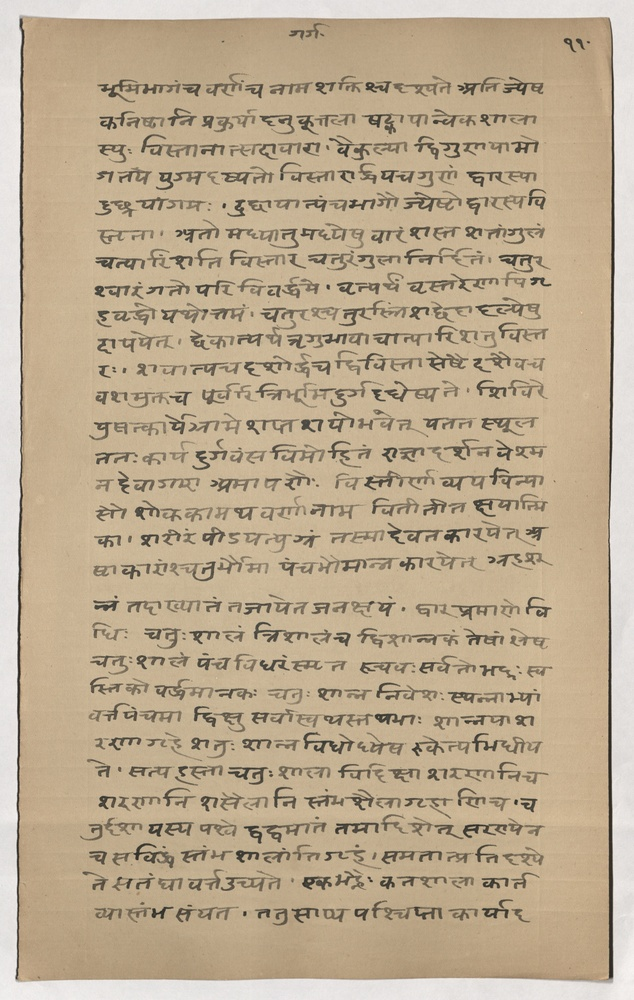
#> input picture Devnagri/Style1/image.jpg, 634 x 1000 px, shrunk from 2636 x 4161 before the run; the run also reads 1 picture not shown here
$ jupyter execute --allow-errors 'Image Work.ipynb'   (shell and % lines are left out)   (older library calls are emulated)
#> lines starting #> are read from the running program, lines starting #| are printed output that depends on the picture
[cell 1]
import numpy as np
import matplotlib
import matplotlib.mlab as mlab
import matplotlib.pyplot as plt
import statistics
import cv2
import os
import scipy.signal as ss
import skimage
from skimage.filters import (threshold_otsu, threshold_niblack, threshold_sauvola)

[cell 2]
debug = 0
def showimage(image, name='image_'):
    if (debug==1):
        cv2.namedWindow(name)
        cv2.imshow(name, image)
        cv2.waitKey(0)
        cv2.destroyAllWindows()

    cv2.imwrite(name+'.jpg', image)
    return

def PreProcessImage(image):

    ## TODO searchwindow size based on image size
    ## Step 0 Non local means denoising
    print ("Here")
    image = cv2.fastNlMeansDenoisingColored(image,None,h=7,hColor=7,templateWindowSize=7,searchWindowSize=35)
    print ("Done")
    showimage(image, 'nlmeans-0')


    ##canonical1 Contours 502, good rects 490, compound rects 12, discarded rects 0, chars 427, dropped chars 3
    ##           Contours 504, good rects 493, compound rects 11, discarded rects 0, chars 428, dropped chars 3

    ##canonical2 Contours 668, good rects 664, compound rects 4, discarded rects 0, chars 562, dropped chars 6
    ##           Contours 625, good rects 623, compound rects 2, discarded rects 0, chars 556, dropped chars 5
    ##           Contours 786, good rects 784, compound rects 1, discarded rects 1, chars 571, dropped chars 1
    ##           Contours 661, good rects 659, compound rects 2, discarded rects 0, chars 567, dropped chars 3

    ##canonical3 Contours 471, good rects 463, compound rects 8, discarded rects 0, chars 406, dropped chars 2
    ##           Contours 474, good rects 466, compound rects 8, discarded rects 0, chars 406, dropped chars 2

    ##devnagri/style1 Contours 655, good rects 653, compound rects 0, discarded rects 2, chars 499, dropped chars 1
    ##                Contours 733, good rects 733, compound rects 0, discarded rects 0, chars 515, dropped chars 0
    ##                Contours 671, good rects 671, compound rects 0, discarded rects 0, chars 503, dropped chars 1
    ##                Contours 669, good rects 667, compound rects 0, discarded rects 2, chars 504, dropped chars 1

    ##tough1 Contours 721, good rects 682, compound rects 34, discarded rects 5, chars 449, dropped chars 22
    ##       Contours 729, good rects 696, compound rects 32, discarded rects 1, chars 514, dropped chars 22
    ##       Contours 687, good rects 648, compound rects 35, discarded rects 4, chars 466, dropped chars 27
    ##       Contours 670, good rects 638, compound rects 30, discarded rects 2, chars 511, dropped chars 23
    ##       Contours 721, good rects 689, compound rects 30, discarded rects 2, chars 513, dropped chars 22
    ##       Contours 721, good rects 689, compound rects 30, discarded rects 2, chars 513, dropped chars 22
    ##       Contours 667, good rects 629, compound rects 36, discarded rects 2, chars 450, dropped chars 45
    ##       Contours 667, good rects 629, compound rects 36, discarded rects 2, chars 454, dropped chars 36


    ##1238 Contours 793, good rects 788, compound rects 3, discarded rects 2, chars 631, dropped chars 8

    ##1239 Contours 858, good rects 853, compound rects 5, discarded rects 0, chars 658, dropped chars 21

    ##1240 Contours 826, good rects 816, compound rects 8, discarded rects 2, chars 663, dropped chars 11

    ## Step 1 bilateral with conservative params, but multiple times
    for i in range(100):
        image = cv2.bilateralFilter(image,2,10,10)
    showimage(image, 'bilateral-1')

    ## Step 2 median blur with conservative params
    image = cv2.medianBlur(image,3)
    showimage(image,'medianblurred-2')

    ## Step 3 convert to grey scale
    image = cv2.cvtColor(image, cv2.COLOR_BGR2GRAY)
    showimage(image, 'grayimage-3')

    return image

def ThresholdWithOTSU(image):
    thirdH = int(image.shape[0]/3)
    thirdW = int(image.shape[1]/3)
    roi = image[thirdH:2*thirdH, thirdW:2*thirdW]

    histr = cv2.calcHist([image],[0],None,[256],[0,256])
    plt.plot(histr)
    plt.show()

    histr = cv2.calcHist([roi],[0],None,[256],[0,256])
    plt.plot(histr)
    plt.show()

    img2 = image.copy()
    ot, roit = cv2.threshold(roi, 0, 255, cv2.THRESH_OTSU)
    _, ti = cv2.threshold(img2, ot, 255, cv2.THRESH_BINARY_INV)
    showimage(ti, 'raw-otsu')
    contours, _ = cv2.findContours(ti,cv2.RETR_LIST,cv2.CHAIN_APPROX_NONE)
    mask = np.ones(image.shape[:2], dtype="uint8") * 255

    mask_remove = cv2.imread('image.jpg', cv2.IMREAD_ANYCOLOR)
    mask_retain = cv2.imread('image.jpg', cv2.IMREAD_ANYCOLOR)

    # loop over the contours
    for c in contours:
        # if the contour is bad, draw it on the mask
        if is_good_contour_for_line_segmentation(c, ti)==True:
            r = cv2.boundingRect(c)
            cv2.rectangle(mask, (r[0],r[1]), (r[0]+r[2],r[1]+r[3]), color=0, thickness=-1)
            cv2.drawContours(mask_retain, [c], 0, color=(0,255,0), thickness=1)
        else:
            #r = cv2.boundingRect(c)
            cv2.drawContours(mask_remove, [c], 0, color=(0,0,255), thickness=-1)

    showimage(mask_retain, 'retaining-this')
    showimage(mask_remove, 'removing-this')

    # remove the contours from the image and show the resulting images
    showimage(255-mask,'contour-removal-mask')
    ## AARGH! someone please simplify this! X is the correct form, it has already been inverted so text is white.
    x = cv2.bitwise_and(ti,ti, mask=255-mask)
    return x

def is_good_contour_for_line_segmentation(c, image):
    ## boundingRect is x,y,w,h. Note w>4h and 5px limit is a postprocessing condition too.
    ## minRect is ( center (x,y), (width, height), angle of rotation ) w=r[1][0], h=r[1][1]
    mask = np.zeros(image.shape,np.uint8)
    cv2.drawContours(mask,[c],0,255,-1)
    avg_intensity = cv2.mean(image, mask=mask)

    ## TODO this removes straight lines like "1" in 1049
    r = cv2.minAreaRect(c)
    if (r[1][0]<=5 or r[1][1]<=5 or (r[1][0]<=10 and r[1][0]>4*r[1][1])):
        #print('reporting bad contour rect, intensity', r, avg_intensity)
        return False

    ## remove large contours only if intensity is high i.e. no risk of text within
    if (r[1][1]>img.shape[0]/2 or r[1][0]>img.shape[1]/2):
        print('reporting large contour', r, avg_intensity)
        if (avg_intensity[0]>250): # grayscale only first component is populated
            print('reporting large bad contour rect', r, avg_intensity)
            return False

    return True

# [33 lines left out: function ThresholdSauvola, not called in this run]

## Analyse intensity histogram of gray scale image. Ideally it should be bimodal. Examine the top two peaks, if we
## have narrow well separated peaks that indicates good contrast. A broad peak that spans many intensity values
## indicates spread and low contrast
def IsLowContrast(image):
    hist = cv2.calcHist([image],[0],None,[256],[0,256])
    hist = hist/img.size

    x = np.reshape(hist, len(hist))
    window_size = 21
    hist_s = ss.savgol_filter(x, window_size, 5)
    maxval = np.max(hist_s)
    peaks, info = ss.find_peaks(hist_s, prominence=maxval/10, width=5)
    widths = np.sort(info['widths'])

    ## !!width is sensitive to window size. If window size is too high the graph will have wide curves and
    ## bad approximation
    ## with current params width of good peaks seems to be about 10-20 range and spread peaks > 30.
    ## we expect bimodal distribution. Check if top two widths exceed 30
    if (len(widths)>=2):
        if (widths[-1]>30 or widths[-2]>30):
            return True

    return False

def getlinewidth(lp):
    ## multiple ways to calculate avg line width. Can take median of h values. Or if variance is high,
    ## can take diff of line positions in that vicinity which will be more accurate?
    lpdiff = np.diff(lp)
    return int(np.sum(lpdiff)/len(lpdiff))

def findpeaks(image, dist, horizontal_profile=True):
    if (horizontal_profile):
        intensity_hist = cv2.reduce(image, 1, cv2.REDUCE_SUM, dtype=cv2.CV_32S)
    else:
        intensity_hist = cv2.reduce(image, 0, cv2.REDUCE_SUM, dtype=cv2.CV_32S).T

    ## smoothen the intensity histogram using savgol to avoid noise
    x = np.reshape(intensity_hist, len(intensity_hist))
    window_size = 5
    if (horizontal_profile):
        window_size = int(image.shape[0]/22)  ## magic num!
    else:
        window_size = int(image.shape[1]/22)  ## magic num!
    if (window_size%2 == 0):
        window_size = window_size+1
    intensity_hist_s = ss.savgol_filter(x, window_size, 5)
    intensity_hist_s = intensity_hist_s.astype(int)

    ## find peaks in smooth plot. Prominence is via observation - if a line has just
    ## a few letters it will create a small peak. We enforce roughly 1/10 of the line
    ## should be occupied with letters
    ## distance is to avoid quirks. We use 5 degree poly to smoothen so it leads to dual
    ## peaks at times close together. Distance specification is a heuristic to avoid
    ## getting too close peaks. Ideally we should skip that, but use this routine recursively
    ## by plugging in the median of linewidths back into the find_peaks as distance till
    ## convergence
    maxval = np.max(intensity_hist_s)
    peaks, _ = ss.find_peaks(intensity_hist_s, prominence=maxval/10, distance=dist)
    return intensity_hist, peaks, intensity_hist_s


def DoStraightLines(image):

    ## by default, specify distance of 10 pixels to avoid peaks that are too close
    intensity_hist, peaks, intensity_hist_s = findpeaks(image, 10)


    """
    plt.figure(figsize=(10,5))
    plt.xticks(range(0, img.shape[0], int(img.shape[0]/10)))
    plt.xlim([0, img.shape[0]])
    plt.plot(intensity_hist)
    plt.plot(peaks, intensity_hist[peaks], "x")
    plt.show()
    """

    ## peaks is a simple list [y1 y2 y3...yn] where n=number of lines. Convert to contour from x=lm to rm
    contours = []
    for i, y in enumerate(peaks):
        contour = []
        for x in range(lm, rm, 1):
            contour.append([x,y])

        ## convert list to array
        contour = np.array(contour).reshape((-1,1,2)).astype(np.int32)
        contours.append(contour)

    lw = getlinewidth(peaks)
    print('peaks {0}, linewidth {1}'.format(peaks, lw))
    return peaks, lw, contours

def FindMargins(img):
    intensity_hist = cv2.reduce(img, 0, cv2.REDUCE_SUM, dtype=cv2.CV_32S).T
    ## smoothen the intensity histogram using savgol to avoid noise
    x = np.reshape(intensity_hist, len(intensity_hist))
    window_size = int(img.shape[1]/22)  ## magic num!
    if (window_size%2 == 0):
        window_size = window_size+1
    intensity_hist_s = ss.savgol_filter(x, window_size, 5)
    intensity_hist_s = intensity_hist_s.astype(int)

    ## TODO reexamine prominence here - not same as for horizontal lines can be a stricter bound
    maxval = np.max(intensity_hist_s)
    peaks, _ = ss.find_peaks(intensity_hist_s, prominence=maxval/10, distance=10)

    """
    plt.figure(figsize=(10,5))
    plt.xticks(range(0, img.shape[1], int(img.shape[1]/10)))
    plt.xlim([0, img.shape[1]])
    plt.plot(intensity_hist)
    plt.plot(intensity_hist_s, color='green')
    plt.plot(peaks, intensity_hist[peaks], "x")
    plt.show()
    """

    data = ss.peak_widths(intensity_hist_s, peaks, rel_height=1)
    #print('peak width data', data)
    widest_peak_index = np.argmax(data[0])
    #print('widest peak index', widest_peak_index)
    left_index = data[2][widest_peak_index]
    right_index = data[3][widest_peak_index]
    return int(left_index), int(right_index)

## smudge image from left to right to do more precise line determination
def DoHorizontalSmudge(image):
    for i in range(1,100,1):
        image = cv2.GaussianBlur(image,(5,5),sigmaX=1,sigmaY=0.01)
    return image


## This runs through vertical moving window of image from left margin to right margin, accumulating intensity profile
## information - #peaks and linewidth of each slice. Returns back median of #peaks and average linewidth, std dev linewidth
def EstimateLines(image, min_peak_distance):
    line_slices = []
    window = 300
    lw_sizes = []
    peak_sizes = []

    ## debug output
    imgLines = cv2.imread('./Devnagri/Style1/image.jpg', cv2.IMREAD_ANYCOLOR)

    for i in range(lm+1,rm):
        roi = image[:,max(lm,i-window):i]
        intensity_hist, peaks, intensity_hist_s = findpeaks(roi, min_peak_distance)

        """if (i%500 == 0):
            plt.figure(figsize=(10,5))
            plt.xticks(range(0, image.shape[0], int(image.shape[0]/10)))
            plt.xlim([0, image.shape[0]])

            plt.plot(intensity_hist)
            plt.plot(peaks, intensity_hist[peaks], "x")
            plt.show()
        """

        ## start recording vertical slice peaks, later used for threading
        peak_sizes.append(len(peaks))
        if (len(peaks)>1):
            lw = getlinewidth(peaks)
            lw_sizes.append(lw)
        else:
            print('### no peaks! y=', i)
        line_slices.append(peaks)

        for _, p in enumerate(peaks):
            ## draw a broad band 9px wide
            imgLines[p-4,i] = [255,0,0]
            imgLines[p-3,i] = [255,0,0]
            imgLines[p-2,i] = [255,0,0]
            imgLines[p-1,i] = [255,0,0]
            imgLines[p,i] = [255,0,0]
            imgLines[p+1,i] = [255,0,0]
            imgLines[p+2,i] = [255,0,0]
            imgLines[p+3,i] = [255,0,0]
            imgLines[p+4,i] = [255,0,0]

    showimage(imgLines,'lines-with-smudge')
    return np.max(peak_sizes), np.median(peak_sizes), np.mean(lw_sizes), np.std(lw_sizes), np.min(lw_sizes), line_slices

## Given there exist maximum num_straight_lines, draw them across the whole image also in areas where there are no
## letters
def CreateMissingLines(curr_slice, prev_slice, horizontal_index, debug=0):
    if (debug == 1):
        print('previou peaks {0}'.format(prev_slice))
        print('current peaks {0}'.format(curr_slice))

    updated_slice = np.zeros(num_straight_lines, dtype='uint')

    ## iterate current slice and find each index is closest to which index of right slice and map them.
    for i, c in enumerate(curr_slice):
        d = 1000000 # some very high number
        best_match_index = -1
        for j, p in enumerate(prev_slice):
            if (abs(c-p)<d):
                d = abs(c-p)
                ## current best match for i in curr slice is j in right slice
                best_match_index = j
        if (debug==1):
            print('index {0} of curr is closest to index {1} of prev'.format(i, best_match_index))
        if (updated_slice[best_match_index] == 0):
            updated_slice[best_match_index] = c
        else:
            ## TODO need better algo here?
            print('oops found two lines mapping to previous line, skipping index {0} for y={1}'.format(best_match_index, c))

    ## after all indexes in current slice are mapped to closest index in previous slice fill holes
    for i, y in enumerate(updated_slice):
        if (y==0):
            ## for first index no option but pick from neighbor, all others can utilize local linewidth
            if (i==0):
                updated_slice[i] = prev_slice[i]
            else:
                updated_slice[i] = updated_slice[i-1] + prev_slice[i] - prev_slice[i-1]

    return updated_slice


## thread together line positions in each vertical slice. If a slice has less than num_straight_line peaks, extrapolate
## from neighboring slices
def CreateLineContours(line_data):
    ## there are rm-lm slices. Lines (i,j) records for column i, horizontal position j the y position of the intensity peak
    lines = np.zeros((rm-lm,num_straight_lines), dtype="uint")
    ## going from left to right, find the first slice that has num_straight_lines peaks
    horizontal_index = 0
    horizontal_index_back = 0
    for i,p in enumerate(line_data):
        if (len(p) != num_straight_lines):
            continue
        print('starting threading at {0} relative to left margin {1}'.format(99,lm+i))
        horizontal_index = i
        horizontal_index_back = i-1
        break

    while (horizontal_index_back >= 0):
        #print('working on index {0} relative to lm'.format(horizontal_index_back))
        curr_slice = line_data[horizontal_index_back]
        prev_slice = line_data[horizontal_index_back+1]
        updated_slice = CreateMissingLines(curr_slice, prev_slice, horizontal_index_back)

        line_data[horizontal_index_back] = updated_slice
        lines[horizontal_index_back] = updated_slice
        #print('updated slice for index {0} - {1}'.format(horizontal_index_back, updated_slice))

        horizontal_index_back = horizontal_index_back-1

    while (horizontal_index < len(line_data)):
        #print('working on index {0}'.format(horizontal_index+lm))
        curr_slice = line_data[horizontal_index]
        prev_slice = line_data[horizontal_index-1]
        updated_slice = CreateMissingLines(curr_slice, prev_slice, horizontal_index)

        line_data[horizontal_index] = updated_slice
        lines[horizontal_index] = updated_slice
        #print('updated slice for index {0} - {1}'.format(horizontal_index+lm, updated_slice))

        horizontal_index = horizontal_index+1

    ## at this point the lines 2D array is ready for horizontal threading. Visualize it
    ## there is an indexing bug where lines has a last row of all 0. Trim it
    lines = lines[:lines.shape[0]-1, :]
    horizontal_lines = lines.T

    ## contours is a list of np array
    contours = []
    for i, line in enumerate(horizontal_lines):
        n = len(line)
        contour = np.zeros((n,1,2), dtype="int")
        ## contour points are in (x,y) format!
        for x, z in enumerate(line):
            contour[x] = np.array([[x+lm,z]])

        contours.append(contour)

    return contours

[cell 3]
# [145 lines left out: functions GetContours, EmitLinesAndRects, EmitLinesAndConvexHulls, ShowBoundingRects, GetImageForConvexHull, BreakMergedCharsViaHull and 1 more, not called in this run]


## Line determination done, we are ready to run contouring to detect blocks of text
#> (the rest of this cell did not finish here and is left out)

[cell 4]
img = cv2.imread('./Devnagri/Style1/image.jpg', cv2.IMREAD_ANYCOLOR)
#> img is the input picture: shape (1000, 634, 3); mean B, G, R 144.2, 170.6, 188.6
print("Image size and shape ", img.size, img.shape)
#| Image size and shape  1902000 (1000, 634, 3)

#plt.imshow(img)

## Steps 0-4 are preprocessing - nlmeans denoising, bilateral, medianblur, gray scale
image = PreProcessImage(img)
#> in PreProcessImage, `image = cv2.cvtColor(image, cv2.COLOR_BGR2GRAY)`:
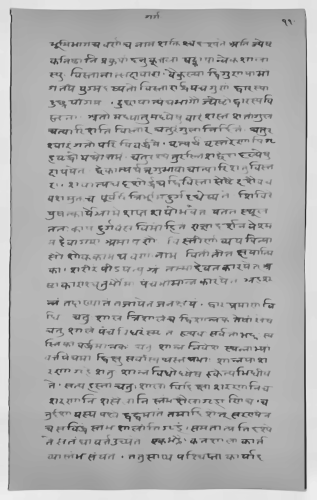
#> image: shape (1000, 634) (shown at 1/2 size); min 41, max 237, mean 173.8


img = image
if (IsLowContrast(img)):
#> in IsLowContrast, `hist = cv2.calcHist([image],[0],None,[256],[0,256])`: hist = 256 values, max 90261 at index 183, min 0 at index 0, mean 2476.6
#> in IsLowContrast, `hist = hist/img.size`: hist = 256 values, max 0.142 at index 183, min 0 at index 0, mean 0.00391
#> in IsLowContrast, `x = np.reshape(hist, len(hist))`: x has the same summary as hist
#> in IsLowContrast, `hist_s = ss.savgol_filter(x, window_size, 5)`: hist_s = 256 values, max 0.0688 at index 182, min -0.00849 at index 190, mean 0.00391
#> in IsLowContrast, `maxval = np.max(hist_s)`: maxval = 0.0688
#> in IsLowContrast, `peaks, info = ss.find_peaks(hist_s, prominence=maxval/10, width=5)`: peaks = [182, 227]; info = {'prominences': [0.0688, 0.0132], 'left_bases': [36, 190], 'right_bases': [190, 236], 'widths': [8.47, 8.41], 'width_heights': [0.0344, 0.00568], 'left_ips': [177.3, 222.7], 'right_ips': [185.8, 231.1]}
#> in IsLowContrast, `widths = np.sort(info['widths'])`: widths = [8.41, 8.47]
    img = ThresholdSauvola(img)
    #showimage(img, 'sauvola-4')
else:
    img = ThresholdWithOTSU(img)
#> in ThresholdWithOTSU, `roi = image[thirdH:2*thirdH, thirdW:2*thirdW]`:
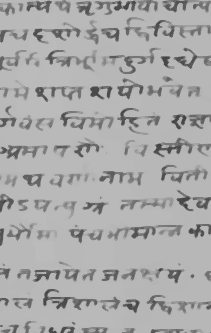
#> roi: shape (333, 211); min 67, max 189, mean 170.2
#> in ThresholdWithOTSU, `histr = cv2.calcHist([image],[0],None,[256],[0,256])`: histr = 256 values, max 90261 at index 183, min 0 at index 0, mean 2476.6
#> in ThresholdWithOTSU, `plt.show()`:
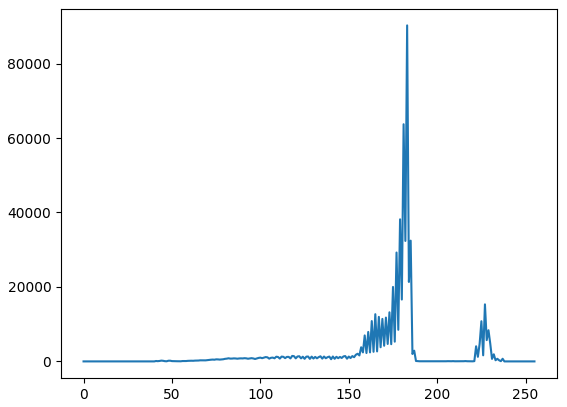
#> figure drawn by matplotlib, 1 panel; curve peaks at x = 183, y = 90261
#> in ThresholdWithOTSU, `histr = cv2.calcHist([roi],[0],None,[256],[0,256])`: histr = 256 values, max 16866 at index 183, min 0 at index 0, mean 274.5
#> in ThresholdWithOTSU, `plt.show()`:
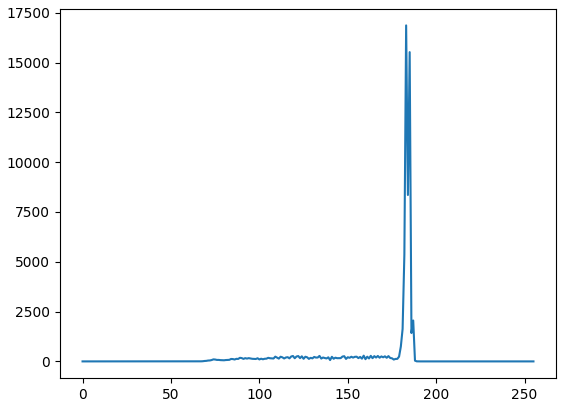
#> figure drawn by matplotlib, 1 panel; curve peaks at x = 183, y = 16866
#> in ThresholdWithOTSU, `ot, roit = cv2.threshold(roi, 0, 255, cv2.THRESH_OTSU)`: ot = 148
#> (the rest of the program and of its run is left out)
